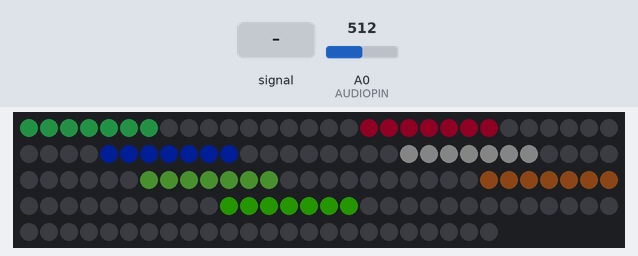
Recording of a sketch running on a simulated Arduino Uno, built with avr-gcc and run on an emulated ATmega328P. On the bench: 144 RGB LEDs in strip order, left to right, continuing on the next row. The test bench sets the inputs (shaded band); at power-on: A0 (AUDIOPIN) = 512. Dim RGB values are drawn brighter than linear.

Above: at 1.2 s.
1.3 s: A0 (AUDIOPIN) fed a 200 Hz sine of ±460 counts around its level
At 1.57 s:
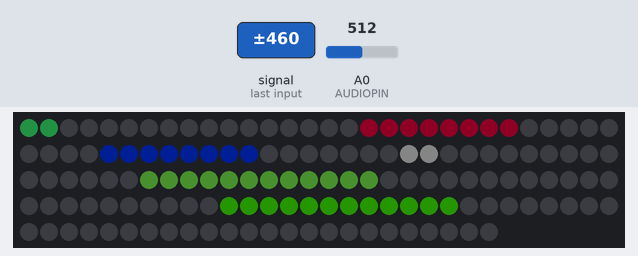
At 2.49 s:
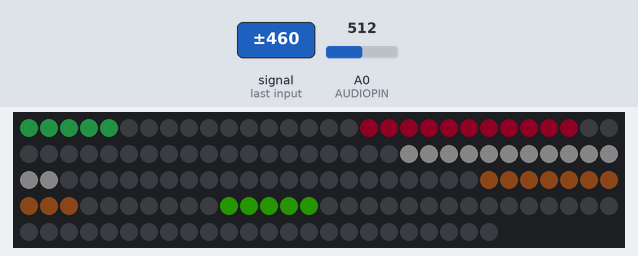
3.8 s: A0 (AUDIOPIN) set to 140
At 5.0 s:
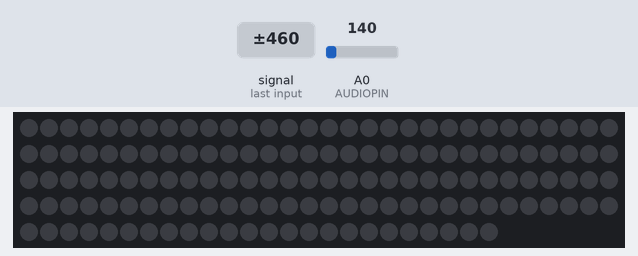
5.3 s: A0 (AUDIOPIN) fed a 200 Hz sine of ±81 counts around its level
7.4 s: A0 (AUDIOPIN) set to 160
8.9 s: A0 (AUDIOPIN) fed a 200 Hz sine of ±81 counts around its level
11.9 s: A0 (AUDIOPIN) set to 306
At 12.4 s:
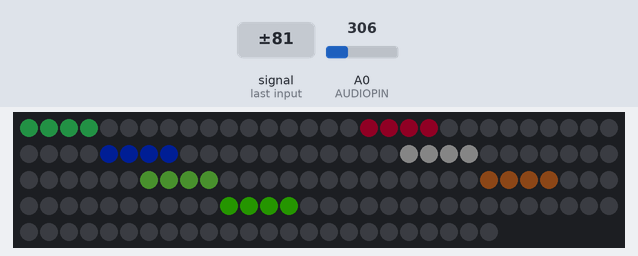
Timing chart, 0 to 14.4 s (numbered marks = the images above; inputs shaded):
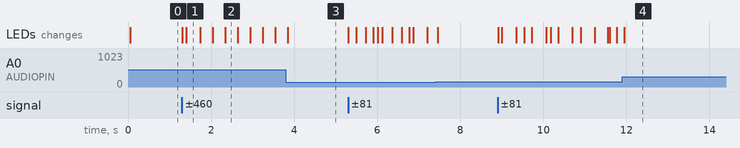

The sketch:

LED_Code.ino
```cpp
#include <FastLED.h>
#define NUM_LEDS 144
#define DATA_PIN 9
#define RESET 6
#define STROBE 5
#define AUDIOPIN A0
int i = 0;
int col = 0;
int inputArray[7];
int led63hz = 0;
int downMillis();
unsigned long currentMicros = 0;
unsigned long previousMicros = 0;
unsigned long holdMicros = 0;
int downcount = 15;

//for IC data
int p1 = LOW;
int p2 = LOW;
int p3 = LOW;
int p4 = LOW;
int start = HIGH;

//Testing part veriables
int resetState = LOW;
unsigned long strobeLowMicros = 0;
bool readAnalog = false;
int j = 0;
int red = 200;
int green = 20;
int blue = 100;

int led160hz = 0;
int led400hz = 0;
int led1000hz = 0;
int led2500hz = 0;
int led6250hz = 0;
int led16khz = 0;

//Code for LED strip functionality
CRGBArray<NUM_LEDS> leds;


void setup() {
  // put your setup code here, to run once:

  //IC related pin setup
  pinMode(RESET, OUTPUT);
  pinMode(STROBE, OUTPUT);
  pinMode(AUDIOPIN, INPUT);
  digitalWrite(STROBE, HIGH);

  //LED related pin setup
  pinMode(DATA_PIN, OUTPUT);
  FastLED.addLeds<NEOPIXEL, DATA_PIN>(leds, NUM_LEDS);
  FastLED.setMaxPowerInVoltsAndMilliamps(5, 700);
  FastLED.setBrightness(20);

  //Serial
  Serial.begin(9600);
}

void loop() {
  // put your main code here, to run repeatedly:
  currentMicros = micros();
  //Function to read analog values from IC MSQEQ7
  audioRead();

  /*
  EVERY_N_MILLISECONDS(1000)
  {
    Serial.println(inputArray[0]);
    Serial.println(inputArray[1]);
    Serial.println(inputArray[2]);
    Serial.println(inputArray[3]);
    Serial.println(inputArray[4]);
    Serial.println(inputArray[5]);
    Serial.println(inputArray[6]);
    Serial.println("\n\n\n");
  }
  */

  //Function(s) to control LEDs based on Frequency band
  mapFunction();
  lightUp();
  //63HzLightDown();

  //Color changer counter
  red++;
  green++;
  blue++;

  if(red == 255){red = 0;}
  if(green == 255){green = 0;}
  if(blue == 255){blue = 0;}

  //Testing code vvv
  /*if(downcount > 0)
  {
    leds[downcount].setRGB(0, 0, 0);
    FastLED.show();
    downcount--;
  }*/


  /*EVERY_N_MILLISECONDS(10)//if((currentMicros - previousMicros) > 500)
  {

    leds[downcount].setRGB(0, 0, 0);

    if (downcount < 0)
    {
      downcount = 15;
    }

    downcount--;
  }*/

  //FastLED.show();
} //Testing Code ^^^

//Function to Read Analog Values
void audioRead()
{
  /*Too linear, doesn't work
  digitalWrite(RESET, HIGH);
  digitalWrite(RESET, LOW);
  delayMicroseconds(75);
  //If 400usec has passed, start audio reads
  for (int i = 0; i < 7; i++)
  {
    digitalWrite(STROBE, LOW);
    delayMicroseconds(40);

    inputArray[i] = analogRead(AUDIOPIN);
    //Serial.print("\nThis is box ");
    //Serial.print(i);
    //Serial.print(":");
    //Serial.print(inputArray[i]);
    // Serial.print("\n");
    digitalWrite(STROBE, HIGH);
    delayMicroseconds(40);
  }*/


  //If reset is high, dont do this part
  if (resetState == LOW)
  {
    digitalWrite(RESET, HIGH);
    delayMicroseconds(0.1);
    digitalWrite(RESET, LOW);
    delayMicroseconds(75);
    resetState = HIGH;
  }

  EVERY_N_MILLISECONDS(0.075)
  {
    digitalWrite(STROBE, LOW);
    strobeLowMicros = micros();
    //Analog read is now available
    readAnalog = true;

  }

  //If 40 microseconds have passed, read from analog pin
  if( (micros() - strobeLowMicros >= 0.040) && readAnalog == true)
  {
    //Array that holds our values for analog reads
    inputArray[i] = analogRead(AUDIOPIN);
    if(inputArray[i] <= 150)
    {
      inputArray[i] = 0;
    }
    digitalWrite(STROBE, HIGH);
    //Set analog read state to false so that we dont get re-read s in the conditional for the if statement
    readAnalog = false;
    i++;


    //if all 7 array boxes are filled, start at the beginning
    if(i == 7)
    {
      i = 0;
    }

  }

}

void mapFunction()
{

  //Or we could use a map
  led63hz = map(inputArray[0], 0, 1023, 0, 14);
  led160hz = map(inputArray[1], 0, 1023, 0, 14);
  led400hz = map(inputArray[2], 0, 1023, 0, 14);
  led1000hz = map(inputArray[3], 0, 1023, 0, 14);
  led2500hz = map(inputArray[4], 0, 1023, 0, 14);
  led6250hz = map(inputArray[5], 0, 1023, 0, 14);
  led16khz = map(inputArray[6], 0, 1023, 0, 14);
  downcount = led63hz;

}

void lightUp()
{
  //fill_solid(leds, led63hz, CRGB(0, 210, 100));

  leds(0,led63hz).fill_solid(CRGB(50, 210, 100));
  leds(15, led63hz).fill_solid(CRGB(0,0,0));

  leds(17,17+led160hz).fill_solid(CRGB(200, 10, 50));
  leds(32,17+led160hz).fill_solid(CRGB(0,0,0));

  leds(34,34+led400hz).fill_solid(CRGB(10, 50, 250));
  leds(47,34+led400hz).fill_solid(CRGB(0,0,0));

  leds(49,49+led1000hz).fill_solid(CRGB(100, 100, 100));
  leds(64,49+led1000hz).fill_solid(CRGB(0,0,0));

  leds(66,66+led2500hz).fill_solid(CRGB(100, 200, 69));
  leds(81,66+led2500hz).fill_solid(CRGB(0,0,0));

  leds(83,83+led6250hz).fill_solid(CRGB(150, 75, 30));
  leds(98,83+led6250hz).fill_solid(CRGB(0,0,0));

  leds(100,100+led16khz).fill_solid(CRGB(70, 250, 10));
  leds(115,100+led16khz).fill_solid(CRGB(0,0,0));

  FastLED.show();
}
```

Measured:
- after the input at 1.3 s, the LEDs: first change at once (image 1 shows a later state)
- after the input at 3.8 s, the LEDs: first change after 0.05 s (image 3 shows a later state)
- after the input at 11.9 s, the LEDs: change after 0.05 s (image 4)
